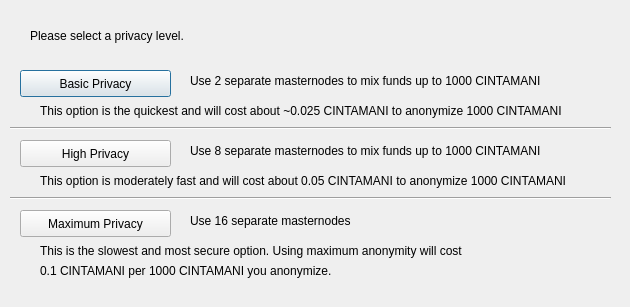
<?xml version="1.0" encoding="UTF-8"?>
<ui version="4.0">
 <class>DarksendConfig</class>
 <widget class="QDialog" name="DarksendConfig">
  <property name="geometry">
   <rect>
    <x>0</x>
    <y>0</y>
    <width>630</width>
    <height>307</height>
   </rect>
  </property>
  <property name="windowTitle">
   <string>Configure Darksend</string>
  </property>
  <widget class="QPushButton" name="buttonBasic">
   <property name="geometry">
    <rect>
     <x>20</x>
     <y>70</y>
     <width>151</width>
     <height>27</height>
    </rect>
   </property>
   <property name="text">
    <string>Basic Privacy</string>
   </property>
  </widget>
  <widget class="QPushButton" name="buttonHigh">
   <property name="geometry">
    <rect>
     <x>20</x>
     <y>140</y>
     <width>151</width>
     <height>27</height>
    </rect>
   </property>
   <property name="text">
    <string>High Privacy</string>
   </property>
  </widget>
  <widget class="QPushButton" name="buttonMax">
   <property name="geometry">
    <rect>
     <x>20</x>
     <y>210</y>
     <width>151</width>
     <height>27</height>
    </rect>
   </property>
   <property name="text">
    <string>Maximum Privacy</string>
   </property>
  </widget>
  <widget class="QLabel" name="label">
   <property name="geometry">
    <rect>
     <x>30</x>
     <y>20</y>
     <width>571</width>
     <height>31</height>
    </rect>
   </property>
   <property name="text">
    <string>Please select a privacy level.</string>
   </property>
  </widget>
  <widget class="QLabel" name="label_2">
   <property name="geometry">
    <rect>
     <x>190</x>
     <y>70</y>
     <width>421</width>
     <height>21</height>
    </rect>
   </property>
   <property name="text">
    <string>Use 2 separate masternodes to mix funds up to 1000 CINTAMANI</string>
   </property>
  </widget>
  <widget class="QLabel" name="label_3">
   <property name="geometry">
    <rect>
     <x>190</x>
     <y>140</y>
     <width>411</width>
     <height>21</height>
    </rect>
   </property>
   <property name="text">
    <string>Use 8 separate masternodes to mix funds up to 1000 CINTAMANI</string>
   </property>
  </widget>
  <widget class="QLabel" name="label_4">
   <property name="geometry">
    <rect>
     <x>190</x>
     <y>210</y>
     <width>421</width>
     <height>21</height>
    </rect>
   </property>
   <property name="text">
    <string>Use 16 separate masternodes</string>
   </property>
  </widget>
  <widget class="QLabel" name="label_6">
   <property name="geometry">
    <rect>
     <x>40</x>
     <y>100</y>
     <width>561</width>
     <height>21</height>
    </rect>
   </property>
   <property name="text">
    <string>This option is the quickest and will cost about ~0.025 CINTAMANI to anonymize 1000 CINTAMANI</string>
   </property>
  </widget>
  <widget class="QLabel" name="label_7">
   <property name="geometry">
    <rect>
     <x>40</x>
     <y>170</y>
     <width>561</width>
     <height>21</height>
    </rect>
   </property>
   <property name="text">
    <string>This option is moderately fast and will cost about 0.05 CINTAMANI to anonymize 1000 CINTAMANI</string>
   </property>
  </widget>
  <widget class="QLabel" name="label_8">
   <property name="geometry">
    <rect>
     <x>40</x>
     <y>240</y>
     <width>561</width>
     <height>21</height>
    </rect>
   </property>
   <property name="text">
    <string>This is the slowest and most secure option. Using maximum anonymity will cost</string>
   </property>
  </widget>
  <widget class="QLabel" name="label_9">
   <property name="geometry">
    <rect>
     <x>40</x>
     <y>260</y>
     <width>561</width>
     <height>21</height>
    </rect>
   </property>
   <property name="text">
    <string>0.1 CINTAMANI per 1000 CINTAMANI you anonymize.</string>
   </property>
  </widget>
  <widget class="Line" name="line">
   <property name="geometry">
    <rect>
     <x>10</x>
     <y>120</y>
     <width>601</width>
     <height>16</height>
    </rect>
   </property>
   <property name="orientation">
    <enum>Qt::Horizontal</enum>
   </property>
  </widget>
  <widget class="Line" name="line_2">
   <property name="geometry">
    <rect>
     <x>10</x>
     <y>190</y>
     <width>601</width>
     <height>16</height>
    </rect>
   </property>
   <property name="orientation">
    <enum>Qt::Horizontal</enum>
   </property>
  </widget>
 </widget>
 <resources/>
 <connections/>
</ui>
